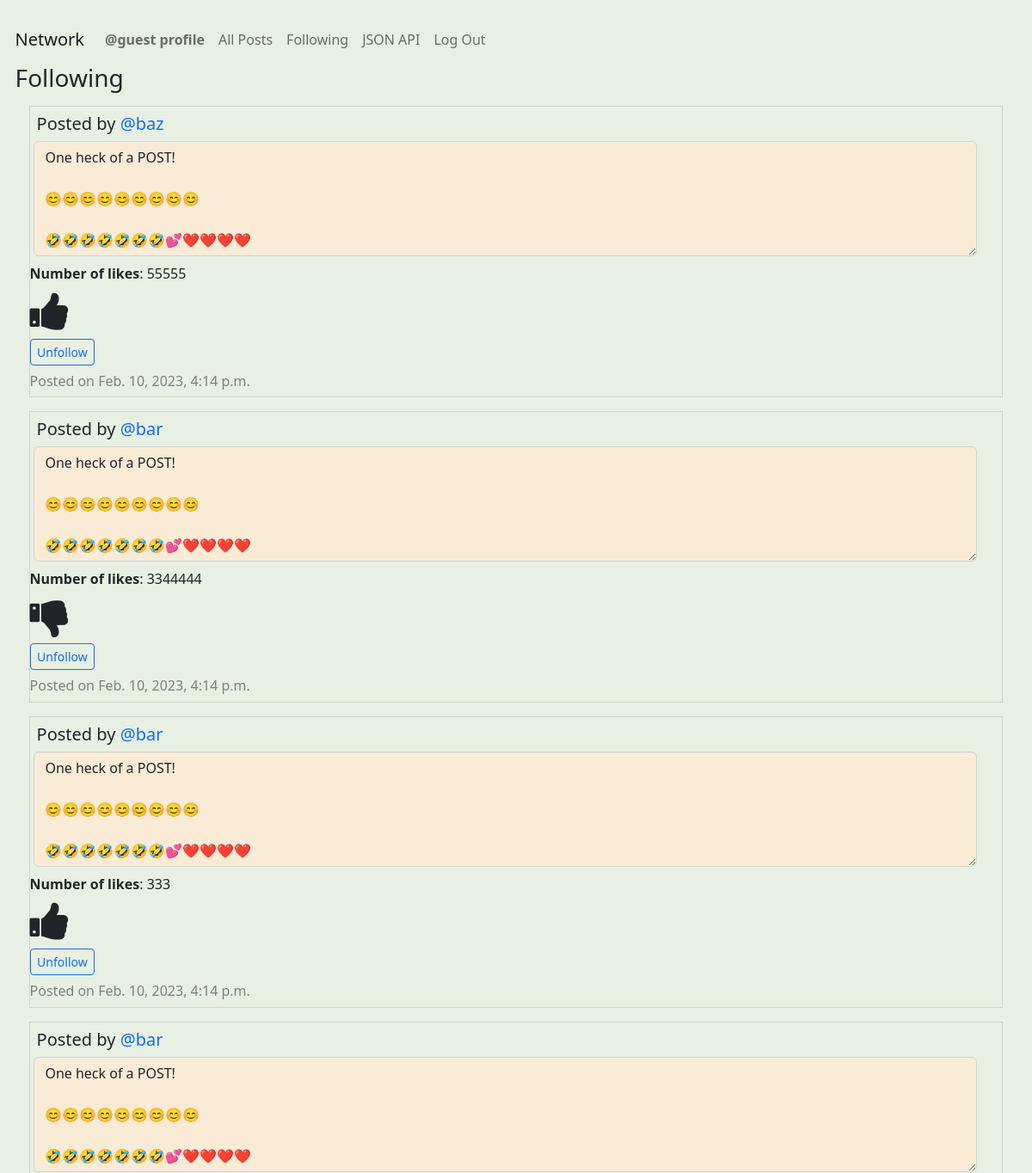
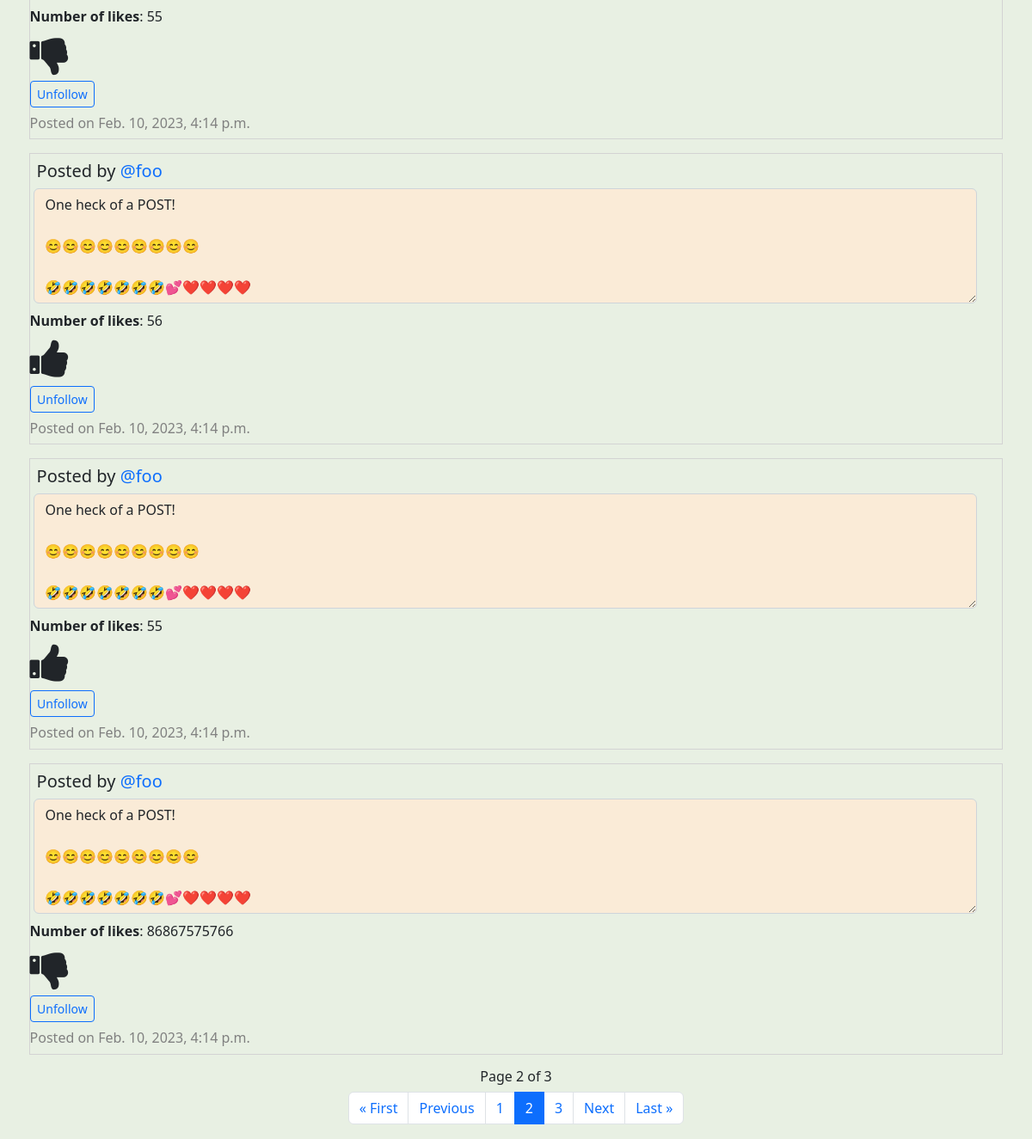
Screenshot of /following?page=2 (signed in) with the database file from the repository (2 pictures, top to bottom).
### network/models.py (models this page shows)
class User(AbstractUser):
    pass
    def __str__(self) -> str:
        return f"User Name: {self.username} - User ID: {self.id}"

class Posts(models.Model):
    creator = models.ForeignKey(
        User, on_delete=models.PROTECT, related_name="get_creator", blank=False)
    content = models.TextField(max_length=600)
    createdDate = models.DateTimeField(auto_now_add=True)
    likedUser = models.ManyToManyField(
        User, related_name="get_liked_users", blank=True)
    numberLikes = models.PositiveIntegerField(blank=True, default=0)

### network/views.py (the view)
# urls.py: path("following", views.getFollowing, name="getFollowing"),
@login_required
def getFollowing(request):
    print("In getFollowing")
    user = request.user
    print(user)
    user_id = request.user.id
    user_name = request.user.username
    try:
        currentOBJ = Follow.objects.get(followUser=user_id)
        displayNothing = False
        noFollowersForUser = False
    except Follow.DoesNotExist:
        print("This user follows no one!")
        displayNothing = True
        noFollowersForUser = True
    if displayNothing != True:
        following = currentOBJ.following.all()
        if following.count() == 0:
            noFollowersForUser = True
        qs = following.order_by().values('id')
        qs = list(qs)
        emptyQueryset = Posts.objects.filter(creator=0)
        for dic in qs:
            for val in dic.values():
                print(val)
                listings = Posts.objects.filter(creator=val)
                UserObject = User.objects.filter(id=val)
                if emptyQueryset.exists():
                    newQueryset = newQueryset | listings
                else:
                    newQueryset = emptyQueryset | listings
                    emptyQueryset = newQueryset
    if noFollowersForUser == True:
        return render(request, "network/following.html", {"displayNothing": displayNothing})
    else:
        if noFollowersForUser:
            return render(request, "network/following.html", {"displayNothing": displayNothing})
        else:
            PostsByDate = newQueryset.order_by('-createdDate')
            postsPagination = PostsByDate
            paginator = Paginator(postsPagination, 7)
            page_number = request.GET.get('page', '1')
            page_obj = paginator.get_page(page_number)
            likeList = returnlikeList(request)
    return render(request, "network/following.html", {"page_obj": page_obj, "listings": PostsByDate, "UserObject": UserObject, "displayNothing": displayNothing, "likeList": likeList})

### network/views.py (called while the page is built)
@login_required
def returnlikeList(request):
    user_id = request.user.id
    likedUser = Posts.objects.filter(likedUser=user_id)
    print(likedUser)
    likeList = []
    for like in likedUser:
        currentObject = User.objects.get(id=user_id)
        print(currentObject.id)
        print(like.id)
        likeList.append(like.id)
    return likeList

### network/templates/network/following.html (shortened to what this page needs)
{% extends "network/layout.html" %}
{% block body %}
<h3>Following</h3>
{% for list in page_obj %}
<div id="followingPostings">
    <div class="post{{forloop.counter0}}">
        <h5 class="creator">Posted by <a
                href="{% url 'getProfile' list.creator.username %}">{{list.creator.username}}</a></h5>
        <textarea class="form-control content{{forloop.counter0}}" id="readonlyContent{{forloop.counter0}}" rows="5" readonly="true">{{list.content}}</textarea>
        <p id="numberLikes{{forloop.counter0}}" class="numberLikes{{forloop.counter0}}"><strong>Number of likes</strong>: {{list.numberLikes}}</p>
        {% if list.id in likeList and list.creator.username != user.username %}
        <i class="fa fa-thumbs-up {{forloop.counter0}}" id="thumbsUp{{forloop.counter0}}" aria-hidden="true"
            onclick="likePost('{{list.id}}', '{{list.creator.username}}', '{{user.username}}')"></i>
        {% elif list.id not in likeList and list.creator.username != user.username %}
        <i class="fa fa-thumbs-down {{forloop.counter0}}" id="thumbsDown{{forloop.counter0}}" aria-hidden="true"
            onclick="likePost('{{list.id}}', '{{list.creator.username}}', '{{user.username}}')"></i>
        {% endif %}
        <a class="btn btn-sm btn-outline-primary" id="unfollow-button" href="{% url 'follow' list.creator.username %}">Unfollow</a>
        <p class="timestamp{{forloop.counter0}}">Posted on {{list.createdDate}}</p>
    </div>
</div>
{% empty %}
<h5>This user is not following anyone.</h5>
{% endfor %}
{% if page_obj.number %}
<nav aria-label="Page navigation">
    <div class="Djangopagination">
        <h6 class="paginationNumberPages"> Page {{ page_obj.number }} of {{ page_obj.paginator.num_pages }}</h6>
        <ul class="pagination justify-content-center">
            {% if page_obj.has_previous %}
            <li class="page-item"><a class="page-link" href="?page=1">&laquo; First</a></li>
                <li class="page-item"><a class="page-link" href="?page={{ page_obj.previous_page_number }}">Previous</a>
            </li>
            {% endif %}
            {% if page_obj.has_previous %}
            <li class="page-item"><a class="page-link" href="?page={{ page_obj.previous_page_number}}">{{ page_obj.previous_page_number}}</a></li>
            {% endif %}
            <li class="page-item active" aria-current="page"><a class="page-link" href="?page={{ page_obj.number }}">{{ page_obj.number }}</a></li>
            {% if page_obj.has_next %}
            <li class="page-item"><a class="page-link" href="?page={{ page_obj.next_page_number }}">{{ page_obj.next_page_number }}</a></li>
            {% endif %}
            {% if page_obj.has_next %}
            <li class="page-item"><a class="page-link" href="?page={{ page_obj.next_page_number }}">Next</a></li>
                 <li class="page-item"><a class="page-link" href="?page={{ page_obj.paginator.num_pages }}">Last &raquo;</a></li>
            {% endif %}
        </ul>
    </div>
</nav>
{% endif %}
{% endblock %}

### network/templates/network/layout.html (shortened to what this page needs)
{% load static %}
<!DOCTYPE html>
<html lang="en" style="background-color: #e8f0e3;">
<head>
    <link href="https://cdn.jsdelivr.net/npm/bootstrap@5.2.3/dist/css/bootstrap.min.css" rel="stylesheet">
    <link rel="stylesheet" href="https://cdnjs.cloudflare.com/ajax/libs/font-awesome/4.7.0/css/font-awesome.min.css">
    <link href="{% static 'network/styles.css' %}" rel="stylesheet">
</head>
<body>
    <nav class="navbar navbar-expand-lg navbar-light bg-light" id="nav-bar">
        <a class="navbar-brand" href="{% url 'index' %}">Network</a>
        <div>
            <ul class="navbar-nav mr-auto">
                {% if user.is_authenticated %}
                <li class="nav-item">
                    <a class="nav-link" id="djangoProfile" href="{% url 'getProfile' user.username %}"><strong>{{ user.username }} profile</strong></a>
                </li>
                <li class="nav-item">
                    <a class="nav-link" id="djangoAllPosts" href="{% url 'djangoAllPosts' %}">All Posts</a>
                </li>
                {% endif %}
                {% if user.is_authenticated %}
                <li class="nav-item">
                    <a class="nav-link" id="djangoFollowing" href="{% url 'getFollowing' %}">Following</a>
                </li>
                <li class="nav-item">
                    <a class="nav-link" id="jsonbuttons" href="{% url 'viewJSON' %}">JSON API</a>
                </li>
                <li class="nav-item">
                    <a class="nav-link" href="{% url 'logout' %}">Log Out</a>
                </li>
                {% endif %}
            </ul>
        </div>
    </nav>
    <div class="body">
        {% block body %}
        {% endblock %}
    </div>
</body>
</html>

### network/static/network/styles.css (style rules this page uses)
body { margin: 1.1em; background-color: #e8f0e3; }
a { text-decoration: none; }
.form-control { margin: 0.3em; }
#nav-bar { background-color: #e8f0e3 !important; }
p { margin-bottom: 0.4rem; }
.paginationNumberPages { justify-content: center; display: flex; }
.creator { margin: 0.4em; }
.fa { font-size: 50px; cursor: pointer; user-select: none; }
[class*="post"] { margin: 1em; border-style: solid; border-width: thin; border-color: lightgray; }
[class*="timestamp"] { color: grey; }
[id*="readonlyContent"] { margin-bottom: 0.5em; background-color: antiquewhite; width: 97%; }
#unfollow-button { display: flex; width: 5.4em; margin-top: 7px; margin-bottom: 6px; align-items: center; justify-content: center; }

### rows the page displays
User: username "@guest"
Posts: creator.username "@baz", content "One heck of a POST! 😊😊😊😊😊😊😊😊😊 🤣🤣🤣🤣🤣🤣🤣💕❤️❤️❤️❤️", numberLikes "55555", createdDate "Feb. 10, 2023, 4:14 p.m."
Posts: creator.username "@bar", content "One heck of a POST! 😊😊😊😊😊😊😊😊😊 🤣🤣🤣🤣🤣🤣🤣💕❤️❤️❤️❤️", numberLikes "3344444", createdDate "Feb. 10, 2023, 4:14 p.m."
Posts: creator.username "@bar", content "One heck of a POST! 😊😊😊😊😊😊😊😊😊 🤣🤣🤣🤣🤣🤣🤣💕❤️❤️❤️❤️", numberLikes "333", createdDate "Feb. 10, 2023, 4:14 p.m."
Posts: creator.username "@bar", content "One heck of a POST! 😊😊😊😊😊😊😊😊😊 🤣🤣🤣🤣🤣🤣🤣💕❤️❤️❤️❤️", numberLikes "55", createdDate "Feb. 10, 2023, 4:14 p.m."
Posts: creator.username "@foo", content "One heck of a POST! 😊😊😊😊😊😊😊😊😊 🤣🤣🤣🤣🤣🤣🤣💕❤️❤️❤️❤️", numberLikes "56", createdDate "Feb. 10, 2023, 4:14 p.m."
Posts: creator.username "@foo", content "One heck of a POST! 😊😊😊😊😊😊😊😊😊 🤣🤣🤣🤣🤣🤣🤣💕❤️❤️❤️❤️", numberLikes "55", createdDate "Feb. 10, 2023, 4:14 p.m."
Posts: creator.username "@foo", content "One heck of a POST! 😊😊😊😊😊😊😊😊😊 🤣🤣🤣🤣🤣🤣🤣💕❤️❤️❤️❤️", numberLikes "86867575766", createdDate "Feb. 10, 2023, 4:14 p.m."

### other values shown
{{ page_obj.number }} "2"
{{ page_obj.paginator.num_pages }} "3"
{{ page_obj.previous_page_number }} "1"
{{ page_obj.next_page_number }} "3"
